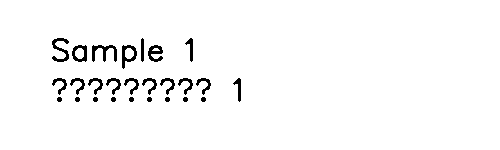
#> input picture RAG_OCR/OCR_Input/batch_sample_1.png, 500 x 150 px
$ python ultimate_multimodal_ocr.py
#> lines starting #> are read from the running program, lines starting #| are printed output that depends on the picture; after the words box and inside, x2 and y2 are one past the last pixel; in counts of white or black regions, pixels touching at a corner belong together
#> in extract_text, image is the input picture: shape (150, 500, 3); 97.3% white; 26 black regions, largest, box (x1, y1, x2, y2) and area: (92, 45, 117, 62) 187, (52, 38, 69, 62) 174, (122, 45, 137, 69) 159
#!/usr/bin/env python3
# -*- coding: utf-8 -*-
"""
Ultimate Multi-Modal OCR System
Claude API + Gemini API + 한영 분리 처리 + 고급 전처리/후처리
실제 작동하는 구체적 구현체
"""

import cv2
import numpy as np
import base64
import os
import json
import re
from datetime import datetime
from pathlib import Path
from typing import Dict, List, Optional, Tuple
import logging
from PIL import Image, ImageDraw, ImageFont
import requests
import io

# 로깅 설정
logging.basicConfig(level=logging.INFO)
logger = logging.getLogger(__name__)

class AdvancedImageProcessor:
    """고급 이미지 전처리 시스템 - 구체적 구현"""

    def __init__(self):
        self.stats = {"processed": 0, "improvements": 0}

    def scale_to_300_dpi(self, image: np.ndarray) -> np.ndarray:
        """300 DPI 스케일링 - 구체적 구현"""
        h, w = image.shape[:2]
#> h = 150; w = 500
        # 텍스트 크기 기반 동적 스케일링
        if w < 800:  # 작은 이미지
            scale = 2.5
        elif w < 1200:  # 중간 이미지
            scale = 2.0
        else:  # 큰 이미지
            scale = 1.5

        new_w, new_h = int(w * scale), int(h * scale)
#> new_w = 1250; new_h = 375
        scaled = cv2.resize(image, (new_w, new_h), interpolation=cv2.INTER_CUBIC)
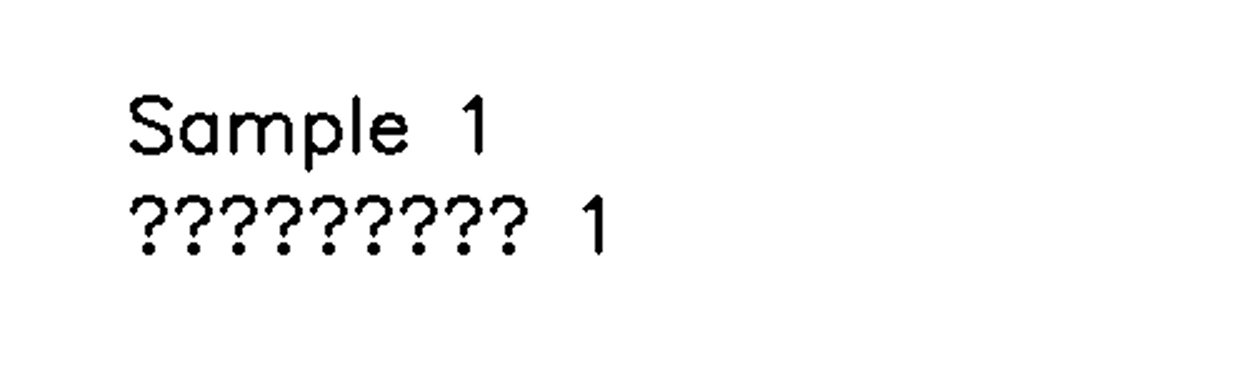
#> scaled: shape (375, 1250, 3); min 0, max 255, mean 248
        logger.info(f"DPI 스케일링: {w}x{h} -> {new_w}x{new_h} (x{scale})")
        return scaled

    # [80 lines left out: functions enhance_contrast_clahe, bilateral_denoise, adaptive_threshold_smart, morphology_text_enhance, not called in this run]

    def skew_correction(self, image: np.ndarray) -> np.ndarray:
        """기울기 보정 - 구체적 구현"""
        # 에지 검출
        edges = cv2.Canny(image, 50, 150, apertureSize=3)
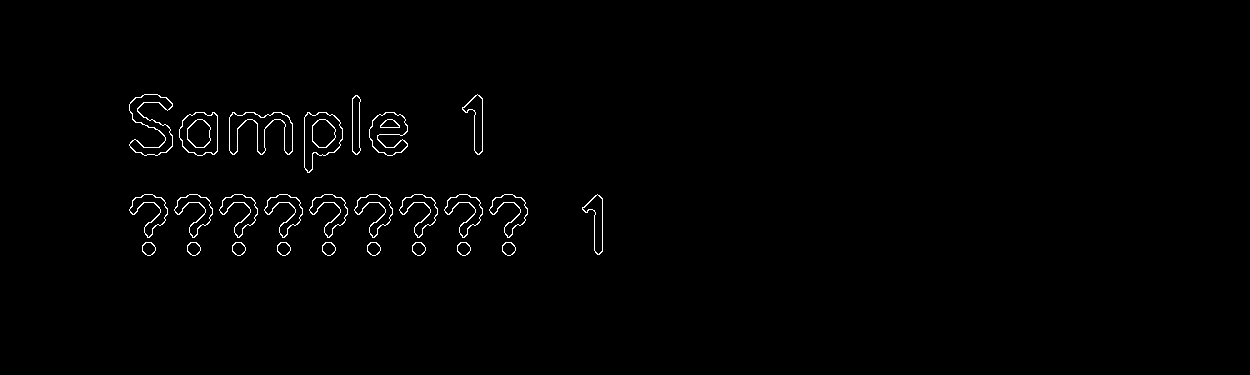
#> edges: shape (375, 1250); 0.92% white in thin lines or dots, all inside (x1, y1, x2, y2) = (129, 94, 603, 256)

        # 허프 변환으로 선 검출
        lines = cv2.HoughLines(edges, 1, np.pi/180, threshold=100)
#> lines = [[197, 1.57], [202, 1.57]]

        if lines is not None and len(lines) > 0:
            angles = []
            for rho, theta in lines[:20]:  # 상위 20개 선
                angle = theta * 180 / np.pi - 90
                if abs(angle) < 45:  # 45도 이내만
                    angles.append(angle)
#> this loop made 0 passes
#> after the loop, angles = []

            if angles:
                median_angle = np.median(angles)
                if abs(median_angle) > 1.0:  # 1도 이상 기울어진 경우만 보정
                    center = (image.shape[1] // 2, image.shape[0] // 2)
                    M = cv2.getRotationMatrix2D(center, median_angle, 1.0)
                    corrected = cv2.warpAffine(image, M, (image.shape[1], image.shape[0]),
                                             flags=cv2.INTER_CUBIC, borderMode=cv2.BORDER_REFLECT)
                    logger.info(f"기울기 보정: {median_angle:.1f}도 회전")
                    return corrected

        logger.info("기울기 보정 불필요")
        return image

    def complete_preprocessing(self, image: np.ndarray) -> np.ndarray:
        """완전한 전처리 파이프라인"""
        logger.info("=== 고급 전처리 시작 ===")

        # 1. 300 DPI 스케일링
        processed = self.scale_to_300_dpi(image)

        # 2. 그레이스케일 변환
        if len(processed.shape) == 3:
            processed = cv2.cvtColor(processed, cv2.COLOR_BGR2GRAY)

        # 3. 기울기 보정
        processed = self.skew_correction(processed)

        # 4. CLAHE 대비 향상
        processed = self.enhance_contrast_clahe(processed)

        # 5. 양방향 필터 노이즈 제거
        processed = self.bilateral_denoise(processed)

        # 6. 스마트 적응형 이진화
        processed = self.adaptive_threshold_smart(processed)

        # 7. 모폴로지 텍스트 강화
        processed = self.morphology_text_enhance(processed)

        self.stats["processed"] += 1
        logger.info("=== 고급 전처리 완료 ===")
        return processed

class AdvancedTextProcessor:
    """고급 텍스트 후처리 시스템 - 구체적 구현"""

    def __init__(self):
        # 한글 자모 매핑
        self.korean_consonants = "ㄱㄲㄴㄷㄸㄹㅁㅂㅃㅅㅆㅇㅈㅉㅊㅋㅌㅍㅎ"
        self.korean_vowels = "ㅏㅐㅑㅒㅓㅔㅕㅖㅗㅘㅙㅚㅛㅜㅝㅞㅟㅠㅡㅢㅣ"

        # 영어 OCR 오류 패턴
        self.english_corrections = {
            "5amp1e": "Sample",
            "0": "O", "1": "I", "5": "S", "8": "B",
            "rn": "m", "cl": "d", "vv": "w"
        }

    # [131 lines left out: functions detect_language_regions, fix_korean_jamo_separation, fix_english_ocr_errors, remove_noise_patterns, complete_postprocessing, not called in this run]

class UltimateMultiModalOCR:
    """Ultimate Multi-Modal OCR 시스템"""

    def __init__(self):
        logger.info("=== Ultimate Multi-Modal OCR 시스템 초기화 ===")

        self.image_processor = AdvancedImageProcessor()
        self.text_processor = AdvancedTextProcessor()

        # API 설정
        self.claude_api_key = os.getenv('ANTHROPIC_API_KEY', '')
        self.gemini_api_key = os.getenv('GOOGLE_API_KEY', '')

        # 성능 통계
        self.stats = {
            "total_processed": 0,
            "claude_success": 0,
            "gemini_success": 0,
            "fusion_success": 0
        }

        logger.info("시스템 초기화 완료!")

    # [114 lines left out: functions _image_to_base64, _claude_ocr, _gemini_ocr, _fusion_algorithm, not called in this run]

    def extract_text(self, image_input, use_preprocessing: bool = True) -> Dict:
        """Ultimate OCR 실행"""
        start_time = datetime.now()
        logger.info("=== Ultimate Multi-Modal OCR 시작 ===")

        try:
            # 이미지 로드
            if isinstance(image_input, str):
                image = cv2.imread(image_input)
                if image is None:
                    raise ValueError(f"이미지 로드 실패: {image_input}")
                image_path = image_input
            else:
                image = image_input.copy()
                image_path = "memory_image"

            logger.info(f"처리 이미지: {image_path}, 크기: {image.shape}")

            # 전처리
            if use_preprocessing:
                processed_image = self.image_processor.complete_preprocessing(image)
            else:
                processed_image = image

            # base64 변환
            image_base64 = self._image_to_base64(processed_image)

            # Claude + Gemini 병렬 OCR
            logger.info("Claude + Gemini 병렬 OCR 실행...")
            claude_result = self._claude_ocr(image_base64, "korean")  # 한글 특화
            gemini_result = self._gemini_ocr(image_base64, "english")  # 영어 특화

            # 결과 융합
            fusion_result = self._fusion_algorithm(claude_result, gemini_result)

            # 후처리
            postprocess_result = self.text_processor.complete_postprocessing(fusion_result["text"])

            # 성능 통계 업데이트
            processing_time = (datetime.now() - start_time).total_seconds()
            self.stats["total_processed"] += 1

            # 최종 결과
            final_result = {
                "extracted_text": postprocess_result["processed_text"],
                "raw_text": fusion_result["text"],
                "confidence": fusion_result["confidence"],
                "processing_time": processing_time,
                "preprocessing_applied": use_preprocessing,
                "language_analysis": postprocess_result["language_analysis"],
                "fusion_details": {
                    "claude_confidence": claude_result["confidence"],
                    "gemini_confidence": gemini_result["confidence"],
                    "fusion_strategy": fusion_result["fusion_strategy"]
                },
                "postprocess_stats": {
                    "improvement_ratio": postprocess_result["improvement_ratio"],
                    "character_count": postprocess_result["character_count"],
                    "word_count": postprocess_result["word_count"]
                },
                "system_stats": self.stats.copy(),
                "timestamp": datetime.now().strftime("%Y%m%d%H%M%S")
            }

            logger.info(f"Ultimate OCR 완료! 신뢰도: {final_result['confidence']:.1%}, 시간: {processing_time:.3f}초")
            logger.info(f"최종 텍스트: {final_result['extracted_text'][:100]}...")

            return final_result

        except Exception as e:
            logger.error(f"Ultimate OCR 오류: {e}")
            processing_time = (datetime.now() - start_time).total_seconds()
            return {
                "extracted_text": "",
                "confidence": 0.0,
                "error": str(e),
                "processing_time": processing_time,
                "timestamp": datetime.now().strftime("%Y%m%d%H%M%S")
            }

def main():
    """실제 테스트 실행"""
    print("=== Ultimate Multi-Modal OCR 테스트 ===")

    # 시스템 초기화
    ultimate_ocr = UltimateMultiModalOCR()

    # 테스트 이미지
    test_image = "OCR_Input/batch_sample_1.png"

    if os.path.exists(test_image):
        print(f"\n--- 테스트: {test_image} ---")

        # Ultimate OCR 실행
        result = ultimate_ocr.extract_text(test_image)

        print(f"🎯 최종 텍스트: {result['extracted_text']}")
        print(f"📊 융합 신뢰도: {result['confidence']:.1%}")
        print(f"⏱️ 처리 시간: {result['processing_time']:.3f}초")
#> (the run stopped early here; a loop or call above may not have finished)

$ run again, with RAG_OCR/OCR_Input/korean_sample.png copied over RAG_OCR/OCR_Input/batch_sample_1.png
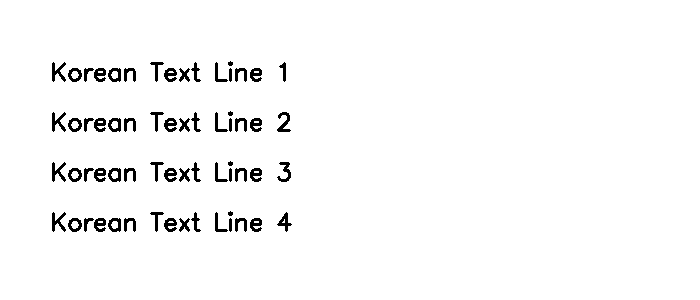
#> input picture RAG_OCR/OCR_Input/korean_sample.png, 700 x 300 px
#> in extract_text, image is the input picture: shape (300, 700, 3); 97.3% white; 64 black regions (4 under 20 px), largest, box (x1, y1, x2, y2) and area: (52, 62, 66, 82) 132, (52, 112, 66, 132) 132, (277, 112, 291, 132) 132
#> in scale_to_300_dpi, `scaled = cv2.resize(image, (new_w, new_h), interpolation=cv2.INTER_CUB..`:
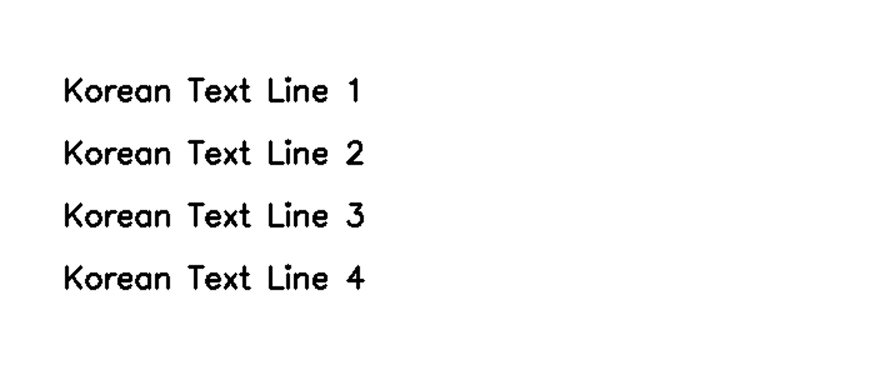
#> scaled: shape (750, 1750, 3) (shown at 1/2 size); min 0, max 255, mean 248
#> in skew_correction, `edges = cv2.Canny(image, 50, 150, apertureSize=3)`:
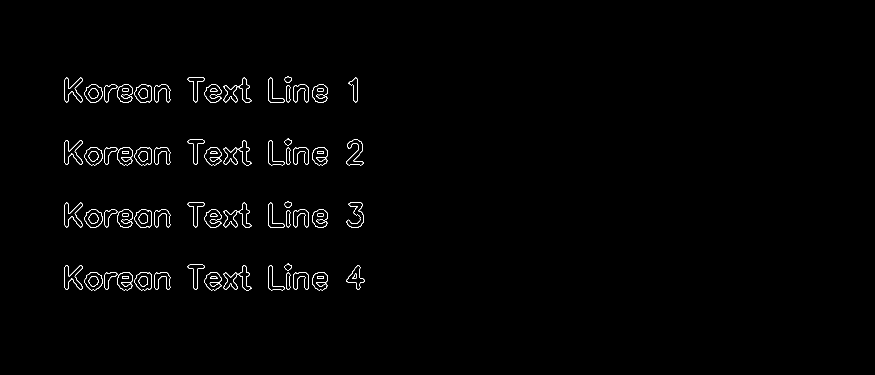
#> edges: shape (750, 1750) (shown at 1/2 size); 0.87% white in thin lines or dots, all inside (x1, y1, x2, y2) = (129, 152, 730, 581)
#> lines = 31 rows, first 8: [537, 0], [129, 0], [387, 0], [394, 0], [544, 0], [137, 0], [322, 1.57], [447, 1.57]
#> after the loop in skew_correction, `for rho, theta in lines[:20]:`: angles = []

$ run again, with RAG_OCR/OCR_Input/mixed_korean_english_test.png copied over RAG_OCR/OCR_Input/batch_sample_1.png
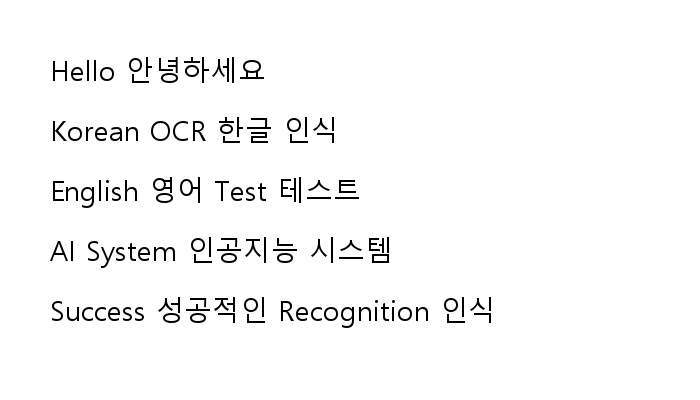
#> input picture RAG_OCR/OCR_Input/mixed_korean_english_test.png, 700 x 400 px
#> in extract_text, image is the input picture: shape (400, 700, 3); min 0, max 255, mean 247.7
#> in scale_to_300_dpi, `scaled = cv2.resize(image, (new_w, new_h), interpolation=cv2.INTER_CUB..`:
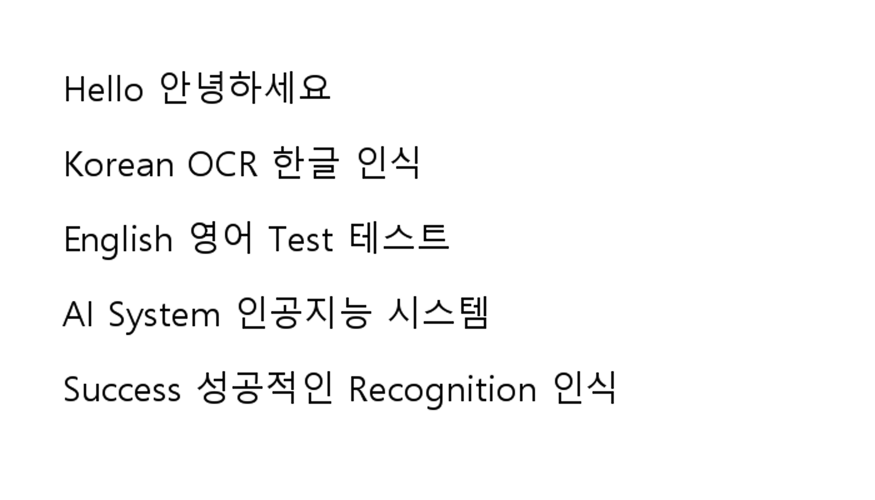
#> scaled: shape (1000, 1750, 3) (shown at 1/2 size); min 0, max 255, mean 247.7
#> in skew_correction, `edges = cv2.Canny(image, 50, 150, apertureSize=3)`:
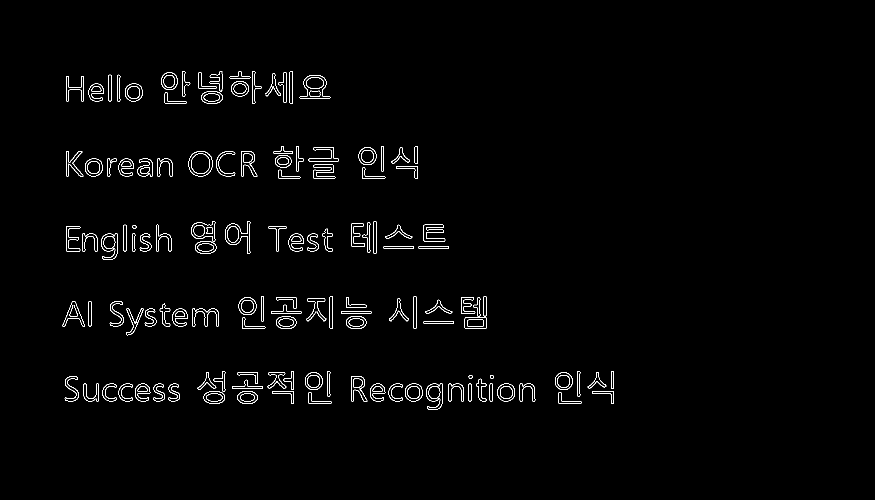
#> edges: shape (1000, 1750) (shown at 1/2 size); 1.3% white in thin lines or dots, all inside (x1, y1, x2, y2) = (125, 142, 1228, 820)
#> lines = 134 rows, first 8: [802, 1.57], [772, 1.57], [622, 1.57], [787, 1.57], [497, 1.57], [782, 1.57], [352, 1.57], [627, 1.57]
#> after the loop in skew_correction, `for rho, theta in lines[:20]:`: angles = []
